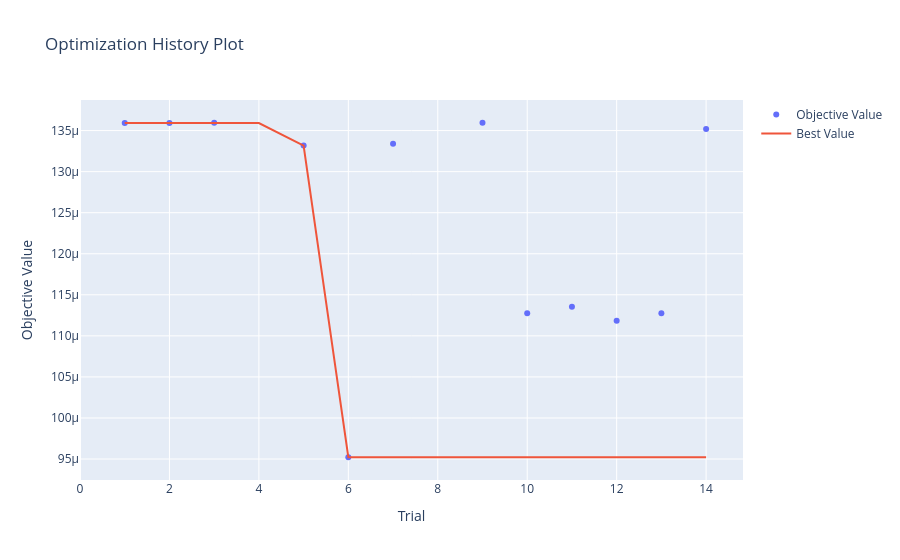

Source (notebook cell):
### Code cell
optuna.visualization.plot_optimization_history(study)

### Figure 1 — Plotly figure (JSON) as saved in the notebook; plotly's stock layout.template omitted (floating-point values rounded to 4 significant figures)
{"data": [{"mode": "markers", "name": "Objective Value", "type": "scatter", "x": [1, 2, 3, 5, 6, 7, 9, 10, 11, 12, 13, 14], "y": [0.0001359, 0.0001359, 0.000136, 0.0001332, 9.522e-05, 0.0001334, 0.000136, 0.0001127, 0.0001135, 0.0001118, 0.0001128, 0.0001352]}, {"mode": "lines", "name": "Best Value", "type": "scatter", "x": [0, 1, 2, 3, 4, 5, 6, 7, 8, 9, 10, 11, 12, 13, 14], "y": [null, 0.0001359, 0.0001359, 0.0001359, 0.0001359, 0.0001332, 9.522e-05, 9.522e-05, 9.522e-05, 9.522e-05, 9.522e-05, 9.522e-05, 9.522e-05, 9.522e-05, 9.522e-05]}, {"marker": {"color": "#cccccc"}, "mode": "markers", "name": "Infeasible Trial", "showlegend": false, "type": "scatter", "x": [], "y": []}], "layout": {"title": {"text": "Optimization History Plot"}, "xaxis": {"title": {"text": "Trial"}}, "yaxis": {"title": {"text": "Objective Value"}}}}
